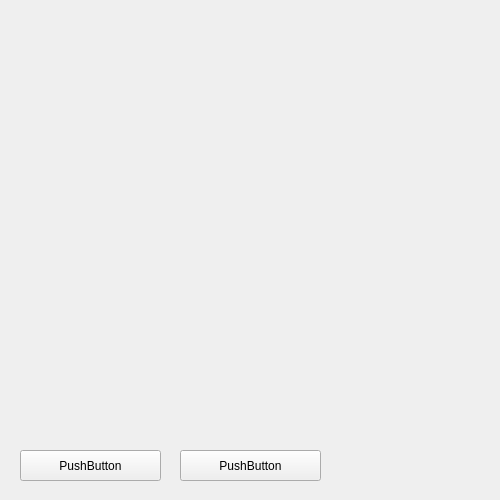
<?xml version="1.0" encoding="UTF-8"?>
<ui version="4.0">
 <class>Form</class>
 <widget class="QWidget" name="Form">
  <property name="geometry">
   <rect>
    <x>0</x>
    <y>0</y>
    <width>500</width>
    <height>500</height>
   </rect>
  </property>
  <property name="minimumSize">
   <size>
    <width>500</width>
    <height>500</height>
   </size>
  </property>
  <property name="maximumSize">
   <size>
    <width>500</width>
    <height>500</height>
   </size>
  </property>
  <property name="windowTitle">
   <string>Form</string>
  </property>
  <widget class="QPushButton" name="pushButton">
   <property name="geometry">
    <rect>
     <x>20</x>
     <y>450</y>
     <width>141</width>
     <height>31</height>
    </rect>
   </property>
   <property name="text">
    <string>PushButton</string>
   </property>
  </widget>
  <widget class="QPushButton" name="pushButton_2">
   <property name="geometry">
    <rect>
     <x>180</x>
     <y>450</y>
     <width>141</width>
     <height>31</height>
    </rect>
   </property>
   <property name="text">
    <string>PushButton</string>
   </property>
  </widget>
 </widget>
 <resources/>
 <connections/>
</ui>
